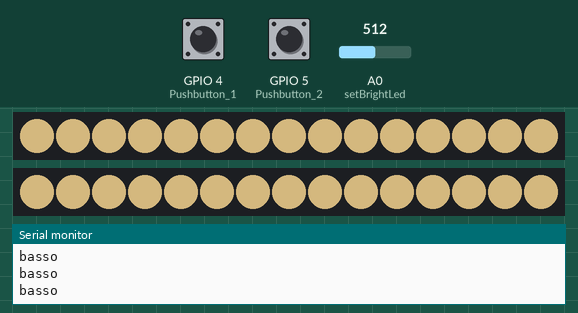
A program run on a simulated ESP8266 (NodeMCU). Shown: 2 × 15 RGB LEDs in strip order, left to right, the last lines printed to the serial monitor. Inputs (shaded band) come from the test bench; at power-on: GPIO 4 (Pushbutton_1) LOW, A0 (setBrightLed) = 512, GPIO 5 (Pushbutton_2) HIGH. Dim RGB values are drawn brighter than linear.

Above: at 1.2 s.
1.3 s: GPIO 4 (Pushbutton_1) pulled HIGH for 0.15 s
At 1.69 s:
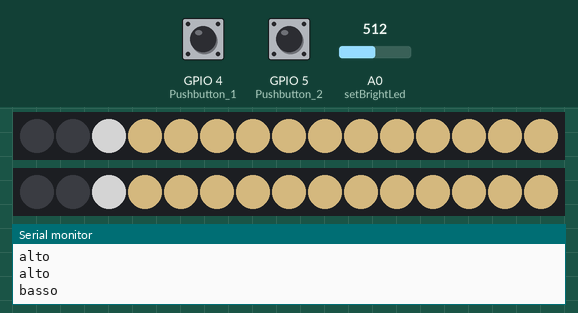
2.0 s: A0 (setBrightLed) set to 0
At 2.6 s:
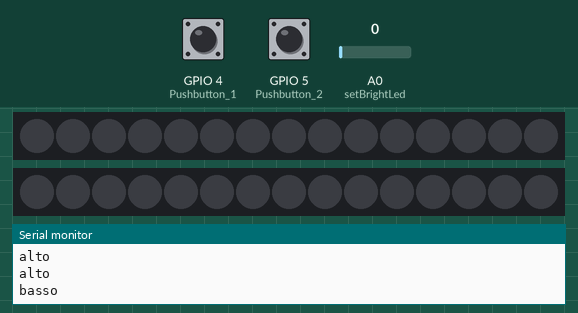
3.5 s: A0 (setBrightLed) set to 95
At 3.96 s:
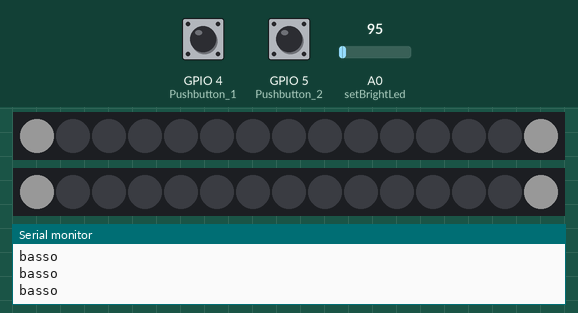
5.3 s: GPIO 4 (Pushbutton_1) pulled HIGH for 1 s
At 6.87 s:
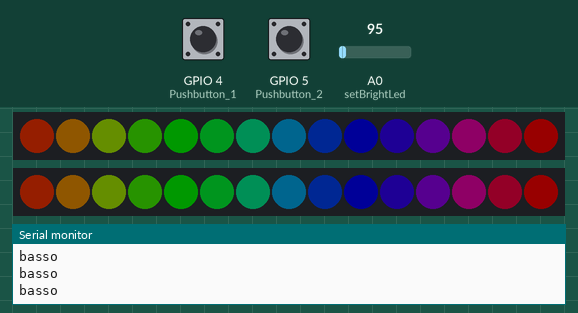
6.9 s: GPIO 5 (Pushbutton_2) pulled LOW for 0.15 s
At 7.07 s:
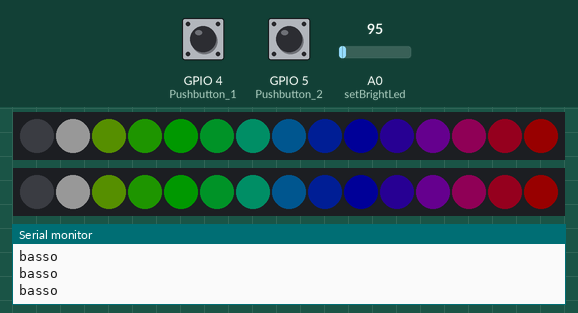
7.6 s: GPIO 4 (Pushbutton_1) pulled HIGH for 0.15 s
At 9.4 s:
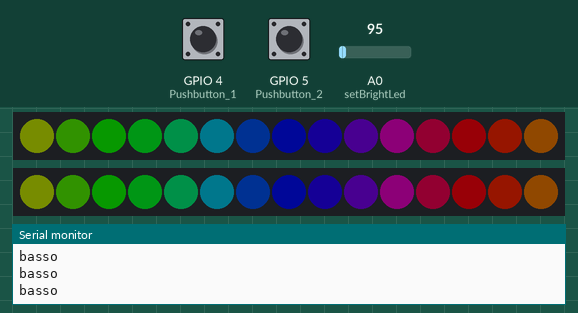
Timing chart, 0 to 10.9 s (numbered marks = the images above; inputs shaded):
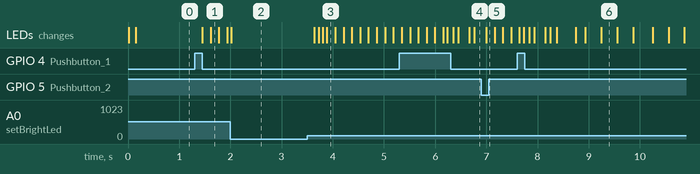

Measured:
- after the input at 1.3 s, the LEDs: first change after 0.15 s (image 1 shows a later state)
- after the input at 2.0 s, the LEDs: change at once (image 2)
- after the input at 3.5 s, the LEDs: first change after 0.14 s (image 3 shows a later state)
- after the input at 5.3 s, the LEDs: first differ from a run without the input after 1.1 s (image 4 shows a later state)
- after the input at 6.9 s, the LEDs: change after 0.10 s (image 5)
- after the input at 7.6 s, the LEDs: first differ from a run without the input after 0.13 s (image 6 shows a later state)

The program:

main.cpp
```cpp
#include <Adafruit_NeoPixel.h>
#include <Ticker.h>
#ifdef __AVR__
#include <avr/power.h>
#endif

#define PIN1 14
#define PIN2 15

Adafruit_NeoPixel leftstrip = Adafruit_NeoPixel(15, PIN1, NEO_GRB + NEO_KHZ800);
Adafruit_NeoPixel rightstrip = Adafruit_NeoPixel(15, PIN2, NEO_GRB + NEO_KHZ800);

volatile int brightness;
volatile byte blinkMode = 0;
volatile boolean testInterrupt = 0;
volatile unsigned long lastDebounceTime = 0;  // the last time the output pin was toggled
volatile unsigned long debounceDelay = 200;    // the debounce time; increase if the output flickers

void setBrightLed(){
  brightness = map(analogRead(A0),0,1024,0,255);
  rightstrip.setBrightness(brightness);
  leftstrip.setBrightness(brightness);
}

Ticker timerBright(setBrightLed, 150);

void IRAM_ATTR incMode(){
  if(millis()-lastDebounceTime > debounceDelay){
    blinkMode++;
    blinkMode = blinkMode % 5;
    if (blinkMode < 0)
    blinkMode = blinkMode + 5;
    testInterrupt = 1;
    lastDebounceTime = millis();
  }
}

void IRAM_ATTR decMode(){
  if(millis()-lastDebounceTime > debounceDelay){
    blinkMode--;
    if (blinkMode == 255)
    blinkMode = 4;
    testInterrupt = 1;
    lastDebounceTime = millis();
  }
}

void setup(){
  Serial.begin(9600);
  pinMode(PIN1, OUTPUT);
  pinMode(PIN2, OUTPUT);
  pinMode(4, INPUT); //Pushbutton 1
  pinMode(5, INPUT); //Pushbutton 2
  attachInterrupt(digitalPinToInterrupt(4), incMode, FALLING);
  attachInterrupt(digitalPinToInterrupt(5), decMode, FALLING);


  timerBright.start();

  leftstrip.begin();
  leftstrip.show(); // Initialize all pixels to 'off'
  rightstrip.begin();
  rightstrip.show(); // Initialize all pixels to 'off'
  delay(1); //delays needed to keep ESP2866 stable, not needed for other boards
  rightstrip.setBrightness(255);
  leftstrip.setBrightness(255);
  blinkMode = 4;

}

uint32_t Wheel(byte WheelPos) {
  WheelPos = 255 - WheelPos;
  if (WheelPos < 85) {
    return leftstrip.Color(255 - WheelPos * 3, 0, WheelPos * 3);
  }
  if (WheelPos < 170) {
    WheelPos -= 85;
    return leftstrip.Color(0, WheelPos * 3, 255 - WheelPos * 3);
  }
  WheelPos -= 170;
  return leftstrip.Color(WheelPos * 3, 255 - WheelPos * 3, 0);
}

void loop(){
  delay(1);
  testInterrupt=0;

  int val = digitalRead(4);

  if (val == HIGH)
    Serial.print("alto \n");
  else if (val == LOW)
    Serial.print("basso \n");
  else
    Serial.print("WTF \n");

  // light chase
  if(blinkMode==0 && !testInterrupt){
    for (uint16_t i = 0; i < leftstrip.numPixels(); i++) {
      if(!testInterrupt){
        timerBright.update();
        leftstrip.setPixelColor(i, 255, 255, 255);
        leftstrip.setPixelColor(i - 1, 0, 0, 0);
        leftstrip.show();
        rightstrip.setPixelColor(i, 255, 255, 255);
        rightstrip.setPixelColor(i - 1, 0, 0, 0);
        rightstrip.show();
        delay(80);
      }
    }
  }
  // Rainbow Wheel
  else if(blinkMode==1 && !testInterrupt){
    uint16_t i, j;
    for (j = 0; j < 255 * 5; j++) { // 5 cycles of all colors on wheel
      if(!testInterrupt){
        for (i = 0; i < leftstrip.numPixels(); i++) {
          timerBright.update();
          leftstrip.setPixelColor(i, Wheel(((i * 256 / leftstrip.numPixels()) + j) & 255));
          rightstrip.setPixelColor(i, Wheel(((i * 256 / rightstrip.numPixels()) + j) & 255));
        }
        leftstrip.show();
        rightstrip.show();
        delay(30);
      }
    }
  }
  // Rainbow Wheel 2
  else if (blinkMode==2 && !testInterrupt){
    for (int j = 0; (j < 256 && !testInterrupt); j++) {   // cycle all 256 colors in the wheel
      for (int q = 0; (q < 3 && !testInterrupt); q++) {
        for (uint16_t i = 0; (i < leftstrip.numPixels() && !testInterrupt); i = i + 3) {
          leftstrip.setPixelColor(i + q, Wheel( (i + j) % 255)); //turn every third pixel on
          rightstrip.setPixelColor(i + q, Wheel( (i + j) % 255)); //turn every third pixel on
        }
        leftstrip.show();
        rightstrip.show();

        delay(150);

        for (uint16_t i = 0;( i < leftstrip.numPixels() && !testInterrupt); i = i + 3) {
          leftstrip.setPixelColor(i + q, 0);
          rightstrip.setPixelColor(i + q, 0);     //turn every third pixel off
        }
      }
    }

  }
  // Red Lights
  else if (blinkMode==3 && !testInterrupt){
    for (uint16_t i = 0; i < leftstrip.numPixels(); i++) {
      if(!testInterrupt){
        timerBright.update();
        leftstrip.setPixelColor(i, 140, 0, 0);
        leftstrip.show();
        rightstrip.setPixelColor(i, 140, 0, 0);
        rightstrip.show();
        delay(120);
      }
    }
    for (uint16_t i = 0; i < leftstrip.numPixels(); i++) {
      if(!testInterrupt){
        timerBright.update();
        leftstrip.setPixelColor(i, 55, 0, 0);
        leftstrip.show();
        rightstrip.setPixelColor(i, 55, 0, 0);
        rightstrip.show();
        delay(120);
      }
    }
  }
  // Fixed lights white
  else if (blinkMode==4 && !testInterrupt){
    for (uint16_t i = 0; i < leftstrip.numPixels(); i++) {
      if(!testInterrupt){
        timerBright.update();
        leftstrip.setPixelColor(i, 255, 222, 152);
        leftstrip.show();
        rightstrip.setPixelColor(i, 255, 222, 152);
        rightstrip.show();
      }
    }
  }
}
```
